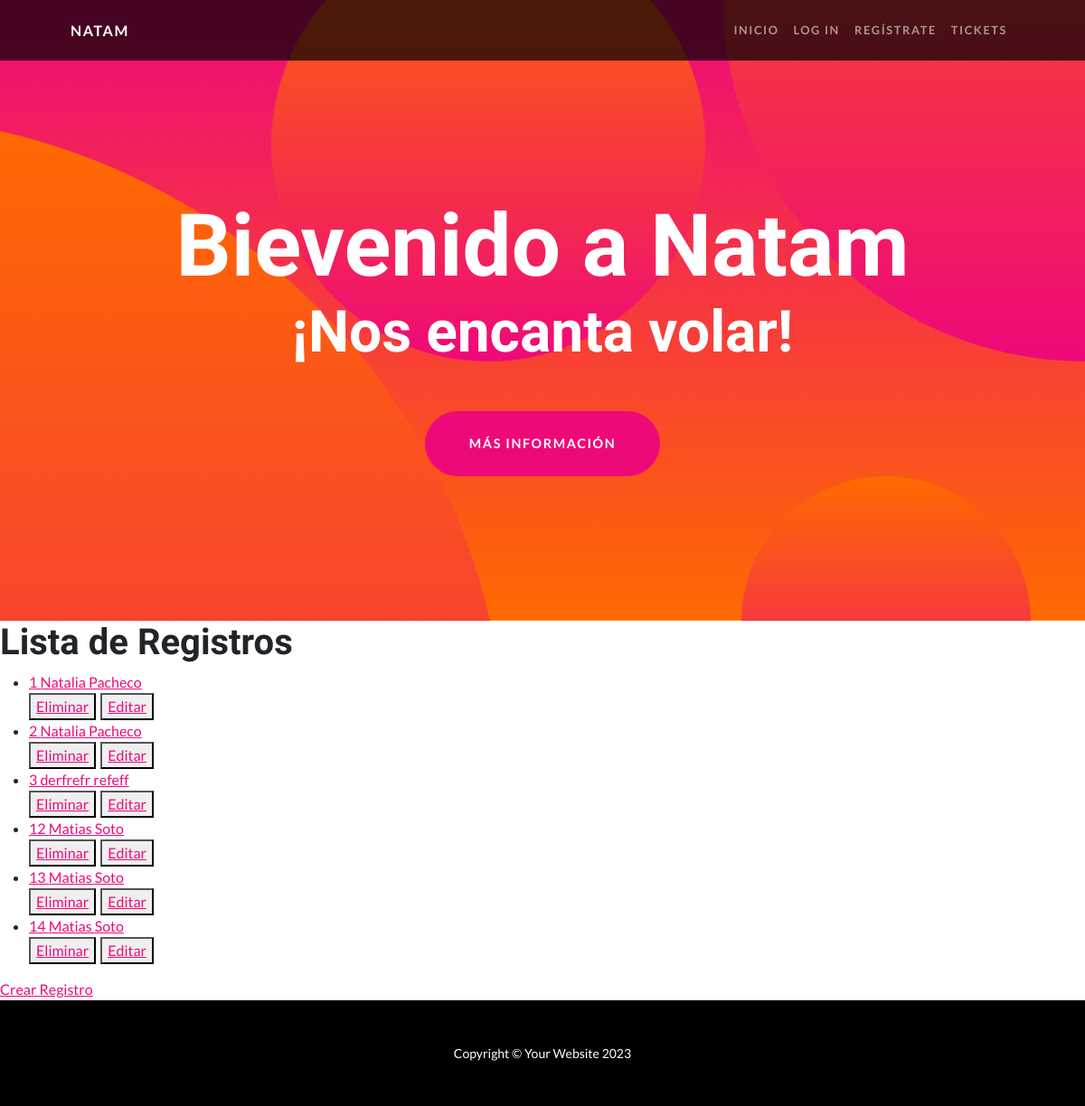
The page /app-natam/lista-register/ on the database its author committed.
### app_natam/models.py (models this page shows)
class register (models.Model):
    name = models.CharField (max_length= 50)
    lastName = models.CharField (max_length= 50)
    rut =models.CharField (max_length= 15)
    email = models.EmailField (max_length= 50)
    phone = models.CharField (max_length= 50)
    birth_day = models.DateField( null= True )

### app_natam/views.py (the view)
# urls.py: path('lista-register/',Registerlist.as_view(),name="listarRegister"),
class Registerlist(ListView):
     model = register
     template_name = 'register_list.html'
     context_object_name ='registers'

### app_natam/templates/register_list.html
{% extends 'padre.html' %}
{% block contenidoquecambia %}
    <h1> Lista de Registros </h1>
    <ul>
    {% for register  in  registers %}
        <li>
            <a href = " {% url 'detalleRegister' register.id %}">
            {{register.id}}    {{register.name}} {{register.lastName}}
        </a>
        </li>
        <div style="display:flex ;column-gap: 5px;">
            <button>
                <a href="{% url 'eliminarRegister' register.id %}">Eliminar</a>
            </button>
            <button>
                <a href="{% url 'actualizarRegiter' register.id %}">Editar</a>
            </button>
        </div>
    {% endfor %}
    </ul>
    <a href="{%url 'crearRegister'%}"> Crear Registro</a>
{% endblock contenidoquecambia %}

### app_natam/templates/padre.html (shortened to what this page needs)
<!DOCTYPE html>
<html lang="en">
    <head>
        {% load static %}
        <link href="{% static 'css/styles.css' %}" rel="stylesheet" />
    </head>
    <body id="page-top">
            {% include 'navbar.html' %}
        <header class="masthead text-center text-white">
            <div class="masthead-content">
                <div class="container px-5">
                    <h1 class="masthead-heading mb-0">Bievenido a Natam </h1>
                    <h2 class="masthead-subheading mb-0">¡Nos encanta volar!</h2>
                    <a class="btn btn-primary btn-xl rounded-pill mt-5" href="#scroll">Más Información </a>
                </div>
            </div>
            <div class="bg-circle-1 bg-circle"></div>
            <div class="bg-circle-2 bg-circle"></div>
            <div class="bg-circle-3 bg-circle"></div>
            <div class="bg-circle-4 bg-circle"></div>
        </header>
        {% block contenidoquecambia %}
        {% endblock contenidoquecambia %}
        <footer class="py-5 bg-black">
            <div class="container px-5"><p class="m-0 text-center text-white small">Copyright &copy; Your Website 2023</p></div>
        </footer>
    </body>
</html>

### app_natam/templates/navbar.html (shortened to what this page needs)
<nav class="navbar navbar-expand-lg navbar-dark navbar-custom fixed-top">
    <div class="container px-5">
        <a class="navbar-brand" href="#page-top">Natam</a>
        <div class="collapse navbar-collapse" id="navbarResponsive">
            <ul class="navbar-nav ms-auto">
                <li class="nav-item"><a class="nav-link" href="{% url 'inicio' %}">Inicio</a></li>
                <li class="nav-item"><a class="nav-link" href="{% url 'loginFormulario' %}">Log In</a></li>
                <li class="nav-item"><a class="nav-link" href="{% url 'registerFormulario' %}">Regístrate</a></li>
                <li class="nav-item"><a class="nav-link" href="{% url 'ticketFormulario' %}">Tickets</a></li>
            </ul>
        </div>
    </div>
</nav>

### rows shown on the page
register: id "1", name "Natalia", lastName "Pacheco"
register: id "2", name "Natalia", lastName "Pacheco"
register: id "3", name "derfrefr", lastName "refeff"
register: id "12", name "Matias", lastName "Soto"
register: id "13", name "Matias", lastName "Soto"
register: id "14", name "Matias", lastName "Soto"
